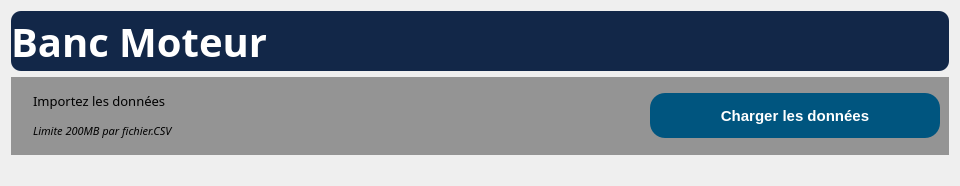
             <widget class="QWidget" name="page_3">
              <layout class="QGridLayout" name="gridLayout_7">
               <item row="1" column="0">
                <widget class="QWidget" name="widget_6" native="true">
                 <property name="minimumSize">
                  <size>
                   <width>0</width>
                   <height>75</height>
                  </size>
                 </property>
                 <property name="styleSheet">
                  <string notr="true">
background-color: rgb(148, 148, 148);</string>
                 </property>
                 <layout class="QHBoxLayout" name="horizontalLayout_8">
                  <item>
                   <layout class="QHBoxLayout" name="horizontalLayout_22">
                    <item>
                     <widget class="QLabel" name="label_15">
                      <property name="text">
                       <string/>
                      </property>
                      <property name="pixmap">
                       <pixmap resource="resources.qrc">:/&lt;no prefix&gt;/icons/icons8-télécharger-vers-le-cloud-50.png</pixmap>
                      </property>
                     </widget>
                    </item>
                    <item>
                     <layout class="QVBoxLayout" name="verticalLayout_21">
                      <property name="spacing">
                       <number>0</number>
                      </property>
                      <item>
                       <widget class="QLabel" name="label_33">
                        <property name="font">
                         <font>
                          <family>Lucida Bright</family>
                          <pointsize>10</pointsize>
                          <weight>50</weight>
                          <bold>false</bold>
                         </font>
                        </property>
                        <property name="text">
                         <string>Importez les données </string>
                        </property>
                       </widget>
                      </item>
                      <item>
                       <widget class="QLabel" name="label_34">
                        <property name="font">
                         <font>
                          <family>Lucida Bright</family>
                          <pointsize>8</pointsize>
                          <weight>50</weight>
                          <italic>true</italic>
                          <bold>false</bold>
                         </font>
                        </property>
                        <property name="text">
                         <string>Limite 200MB par fichier.CSV</string>
                        </property>
                       </widget>
                      </item>
                     </layout>
                    </item>
                   </layout>
                  </item>
                  <item>
                   <spacer name="horizontalSpacer_2">
                    <property name="orientation">
                     <enum>Qt::Vertical</enum>
                    </property>
                    <property name="sizeHint" stdset="0">
                     <size>
                      <width>470</width>
                      <height>60</height>
                     </size>
                    </property>
                   </spacer>
                  </item>
                  <item>
                   <widget class="QPushButton" name="Browse_Files_9">
                    <property name="minimumSize">
                     <size>
                      <width>290</width>
                      <height>45</height>
                     </size>
                    </property>
                    <property name="styleSheet">
                     <string notr="true">QPushButton{
 background-color: rgb(0, 85, 127);
 color: rgb(255, 255, 255);
 border: none;
 border-radius: 15px;
 font-weight: bold;
 font-size:15px
}


</string>
                    </property>
                    <property name="text">
                     <string>Charger les données</string>
                    </property>
                    <property name="checkable">
                     <bool>true</bool>
                    </property>
                    <property name="autoExclusive">
                     <bool>true</bool>
                    </property>
                   </widget>
                  </item>
                 </layout>
                </widget>
               </item>
               <item row="0" column="0">
                <widget class="QLabel" name="label_13">
                 <property name="minimumSize">
                  <size>
                   <width>0</width>
                   <height>60</height>
                  </size>
                 </property>
                 <property name="font">
                  <font>
                   <family>Lucida Bright</family>
                   <pointsize>30</pointsize>
                   <weight>75</weight>
                   <bold>true</bold>
                  </font>
                 </property>
                 <property name="styleSheet">
                  <string notr="true">QLabel {
    border-radius: 10px; 
color: rgb(255, 255, 255);
background-color: rgb(18, 39, 72);

}</string>
                 </property>
                 <property name="text">
                  <string>Banc Moteur</string>
                 </property>
                </widget>
               </item>
               <item row="2" column="0">
                <widget class="QLabel" name="label_3">
                 <property name="text">
                  <string/>
                 </property>
                 <property name="pixmap">
                  <pixmap resource="momo_resources.qrc">:/&lt;newPrefix&gt;/icon_2/249.jpg</pixmap>
                 </property>
                </widget>
               </item>
              </layout>
             </widget>
